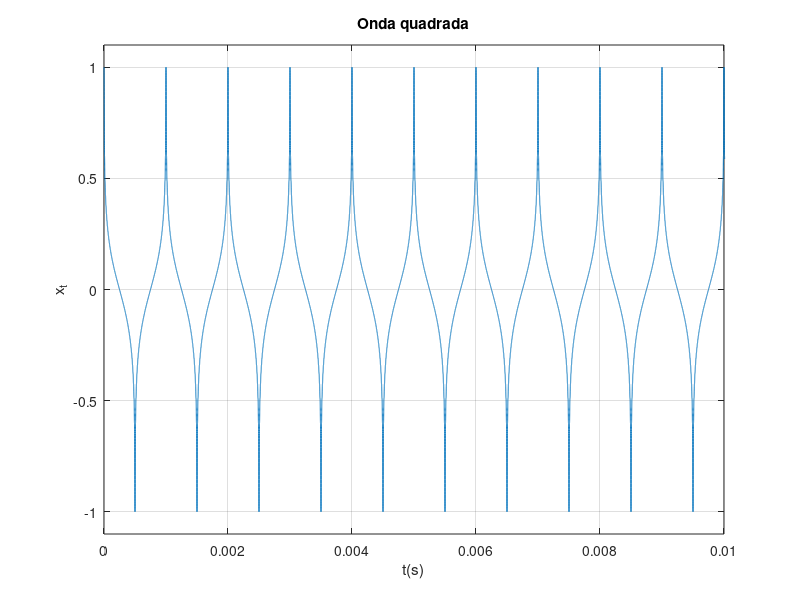

Recreate this plot in MATLAB.
clc; close all; clear all;

N = 125;                         % Número de harmônicos a serem usados para aproximar a onda quadrada
f = 1_000;                       % Frequência do sinal
T = 1/f;                        % Período do sinal        
fs = 40 * (f*N);
ts = 1/fs;                      % Intervalo de amostragem
t = 0 : ts : 1;               % Vetor de tempo de 0 até 5 períodos do sinal com passo de amostragem ts
phi = 0;                        % Fase do sinal (0 radianos)
A = 1;                          % Amplitude do sinal

x_t = zeros(size(t));           % Inicializa o vetor x_t com zeros, com o mesmo tamanho do vetor t

% Calcula a soma das componentes harmônicas ímpares para formar a onda quadrada
for n = 1:2:N                   % Loop para somar as componentes harmônicas ímpares (1, 3, 5, ..., N)
   x_t += A*(4/(pi*n))*cos(2*pi*n*f*t); % Adiciona a n-ésima componente harmônica ao vetor x_t
end

x_t = x_t / max(abs(x_t));     % Normaliza o vetor x_t para que o valor máximo absoluto seja 1

figure                         % Cria uma nova figura para o gráfico
plot(t, x_t);                  % Plota o vetor x_t em função do tempo t
ylim([-1.1 +1.1]);             % Define os limites do eixo y para o gráfico
xlim([0 10*T]);                 % Define os limites do eixo x para o gráfico (5 períodos do sinal)
ylabel('x_t');                 % Adiciona rótulo ao eixo y
xlabel('t(s)');                % Adiciona rótulo ao eixo x
title('Onda quadrada');        % Adiciona título ao gráfico
grid on;                       % Adiciona uma grade ao gráfico
